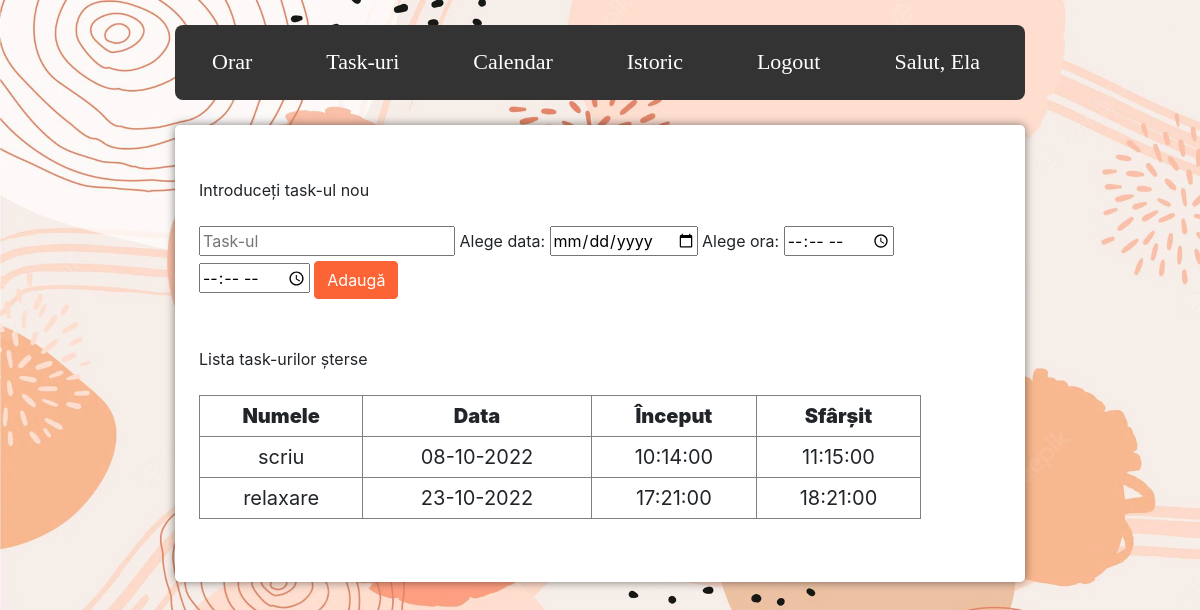
Page /log_reg/php/history.php (signed in) on the committed database.
### tables this page shows
CREATE TABLE `history` (
  `id_task` int(11) NOT NULL,
  `title` varchar(255) NOT NULL,
  `start_event` time NOT NULL,
  `end_event` time NOT NULL,
  `date` date NOT NULL
);

### log_reg/php/history.php (the view, shortened to what this page needs)
<?php
if (isset($_SESSION['id']) && isset($_SESSION['user_name'])) {
 ?>
<!DOCTYPE html>
<html lang="en">
<head>
    <link rel="stylesheet" href="https://cdn.jsdelivr.net/npm/bootstrap@4.3.1/dist/css/bootstrap.min.css">
    <link href="../stylee.css" rel="stylesheet">
</head>
<body>
  <?php require '../php/navbar.php'; ?>
  <div id="content">
      <?php
echo '<br> ';
      echo'
        <form method="GET">
          <br>Introduceți task-ul nou<br><br>
          <input type="text" id="title" name="title" method="GET" placeholder="Task-ul" >
          <label for="start_event">Alege data:</label>
          <input type="date" id="date" name="date"  required method="GET">
          <label for="start_event">Alege ora:</label>
        <input type="time" id="start_event" name="start_event" min="00:01" max="23:59" required method="GET">
        <input type="time" id="end_event" name="end_event" min="00:01" max="23:59" required method="GET" >
          <input name="submit1" type="submit" class="btn btn-primary" style="background-color: #FD6435; border-color: #FD6435" value="Adaugă"><br>
        </form>';
echo '<br> <br>';
require_once('conectare.php');
$sql = "SELECT * FROM history ;";
echo '
Lista task-urilor șterse
  <table width="90%" border="1" cellspacing="2">
  <tr>
  <th><b>Numele</b></th>
  <th><b>Data</b></th>
  <th><b>Început</b></th>
  <th><b>Sfârșit</b></th>
</tr><br> <br>
';
$rez = mysqli_query($conn, $sql);
while($row = mysqli_fetch_assoc($rez)) {
  $sqli = "SELECT title FROM history WHERE id_task =".$row['id_task'].";";
  $count = mysqli_query($conn, $sqli);
  $ro = mysqli_fetch_assoc($count);
  echo'<td align="center">'.$ro['title'].'</td>';
  echo'<td align="center">'.date('d-m-Y', strtotime($row['date'])).'</td>';
  echo'<td align="center">'.$row['start_event'].'</td>';
  echo'<td align="center">'.$row['end_event'].'</td> </tr>';
}
echo '</table>';
echo '<br> <br>';
?>
</div>
</body></html>
<?php
}else{
     header("Location: index.php");
     exit();
}
 ?>

### log_reg/stylee.css (style rules this page uses)
body { background-image: url('../img/bg.jpg'); background-repeat: no-repeat; background-size: auto; background-attachment: fixed; background-size: cover; }
table { border-collapse: collapse; }
th { padding: 5px; font-size: 15pt; }
td { padding: 5px; font-size: 15pt; }
#content { border-top: 20px; border-radius: 5px; padding-top: 5px; padding-left: 2%; padding-right: 2%; padding-bottom: 15px; width: 850px; margin:0 auto; box-shadow: 0 0 10px rgba(0,0,0,0.5); background-color: white; margin-top: 25px; }
table { text-align: center; vertical-align: middle; }

### rows in the picture
history: title "scriu", date "08-10-2022", start_event "10:14:00", end_event "11:15:00"
history: title "relaxare", date "23-10-2022", start_event "17:21:00", end_event "18:21:00"

### other values in the picture
$_SESSION['name'] "Ela"
